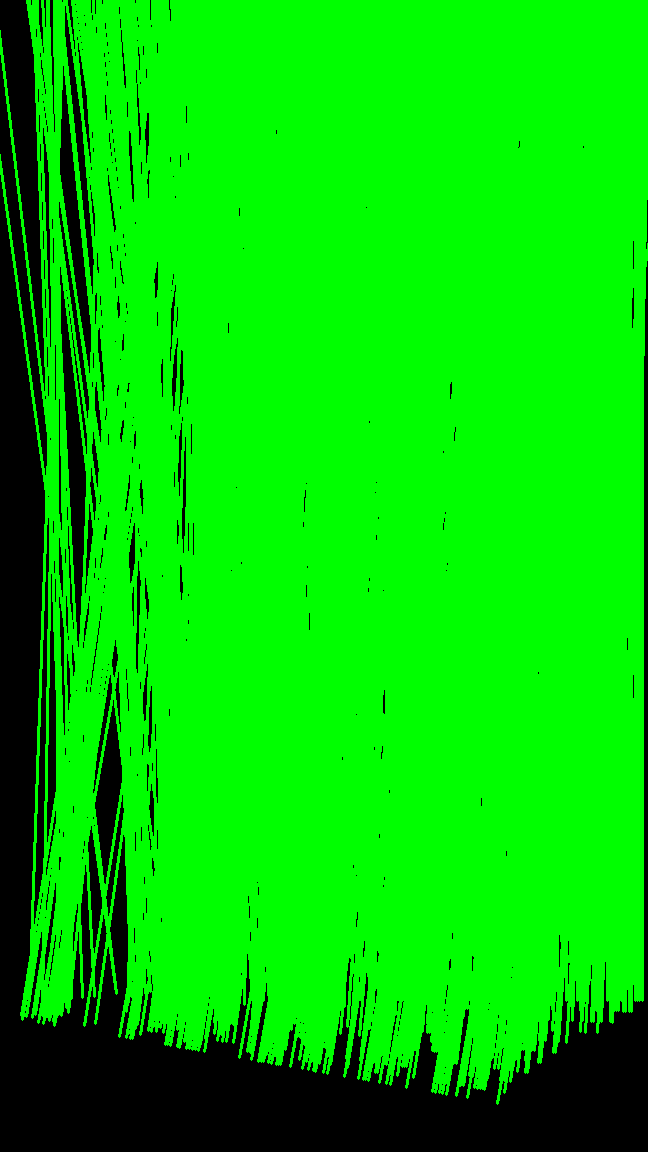
#> input picture resources/dark.png, 648 x 1152 px, found by its file name
$ python erode.py
#> lines starting #> are read from the running program, lines starting #| are printed output that depends on the picture
from __future__ import print_function
import cv2 as cv
import numpy as np
import argparse

LOCAL_PATH = "/csse/users/yyu69/Desktop/COSC428/Project-april21/Computer-Vision-Inventory-Stocktaker/"
OUTPUT_IMAGE_PATH = './resources/dilatation_dst.png'
ERODE_OUTPUT_IMAGE_PATH = './resources/erode.png'


src = None
erosion_size = 0
max_elem = 2
max_kernel_size = 21
title_trackbar_element_shape = 'Element:\n 0: Rect \n 1: Cross \n 2: Ellipse'
title_trackbar_kernel_size = 'Kernel size:\n 2n +1'
title_erosion_window = 'Erosion Demo'
title_dilation_window = 'Dilation Demo'


def main(image):
    global src
    src = cv.imread(image)
#> src is the input picture: shape (1152, 648, 3); mean B, G, R 0, 206.1, 0
    # Resize smaller
    src = cv.resize(src, (int(src.shape[1] * 0.7), int(src.shape[0] * 0.7)))
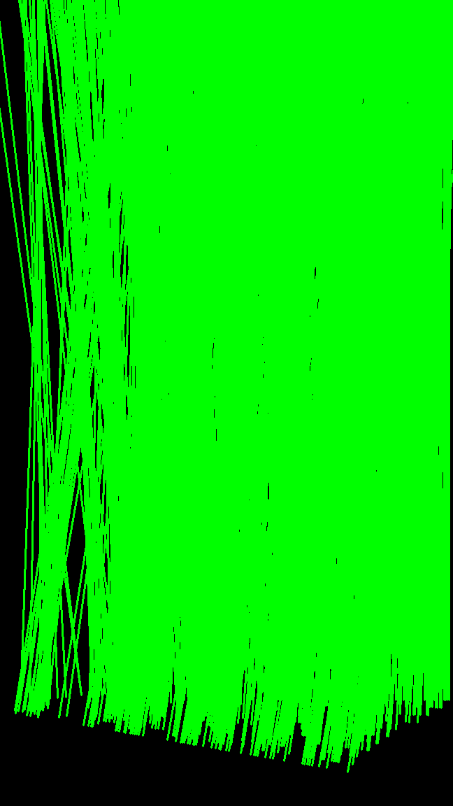
#> src: shape (806, 453, 3); mean B, G, R 0, 206.1, 0
    if src is None:
        print('Could not open or find the image: ', image)
        exit(0)
    cv.namedWindow(title_erosion_window)
    cv.createTrackbar(title_trackbar_element_shape, title_erosion_window, 0, max_elem, erosion)
#> slider 'Element:\n 0: Rect \n 1: Cross \n' is set to 1
    cv.createTrackbar(title_trackbar_kernel_size, title_erosion_window, 0, max_kernel_size, erosion)
#> slider 'Kernel size:\n 2n +1' is set to 7
    cv.namedWindow(title_dilation_window)
    cv.createTrackbar(title_trackbar_element_shape, title_dilation_window, 0, max_elem, dilatation)
#> slider 'Element:\n 0: Rect \n 1: Cross \n' is set to 1
    cv.createTrackbar(title_trackbar_kernel_size, title_dilation_window, 0, max_kernel_size, dilatation)
#> slider 'Kernel size:\n 2n +1' is set to 7
    erosion(0)
    dilatation(0)
    cv.waitKey()


# optional mapping of values with morphological shapes
def morph_shape(val):
    if val == 0:
        return cv.MORPH_RECT
    elif val == 1:
        return cv.MORPH_CROSS
    elif val == 2:
        return cv.MORPH_ELLIPSE


def erosion(val):
#> called with val = 0
    erosion_size = cv.getTrackbarPos(title_trackbar_kernel_size, title_erosion_window)
    erosion_shape = morph_shape(cv.getTrackbarPos(title_trackbar_element_shape, title_erosion_window))

    element = cv.getStructuringElement(erosion_shape, (2 * erosion_size + 1, 2 * erosion_size + 1),
                                       (erosion_size, erosion_size))

    erosion_dst = cv.erode(src, element)
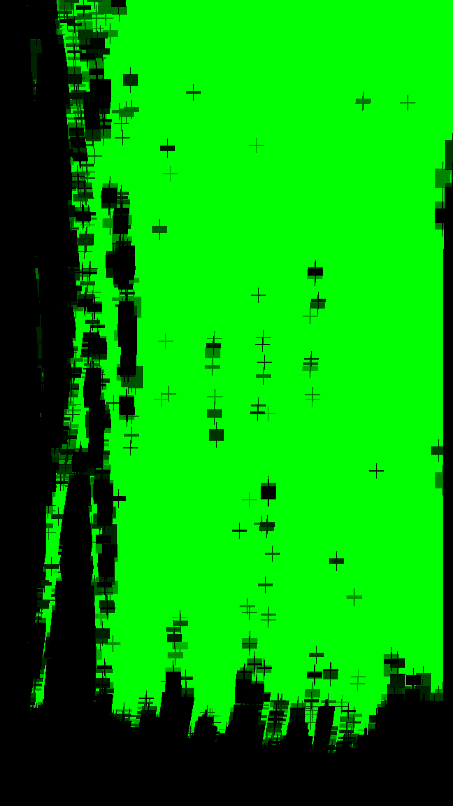
#> erosion_dst: shape (806, 453, 3); mean B, G, R 0, 166.6, 0
    cv.imshow(title_erosion_window, erosion_dst)

    cv.imwrite(LOCAL_PATH + ERODE_OUTPUT_IMAGE_PATH, erosion_dst)


def dilatation(val):
#> called with val = 0
    dilatation_size = cv.getTrackbarPos(title_trackbar_kernel_size, title_dilation_window)
    dilation_shape = morph_shape(cv.getTrackbarPos(title_trackbar_element_shape, title_dilation_window))
    element = cv.getStructuringElement(dilation_shape, (2 * dilatation_size + 1, 2 * dilatation_size + 1),
                                       (dilatation_size, dilatation_size))
    dilatation_dst = cv.dilate(src, element)
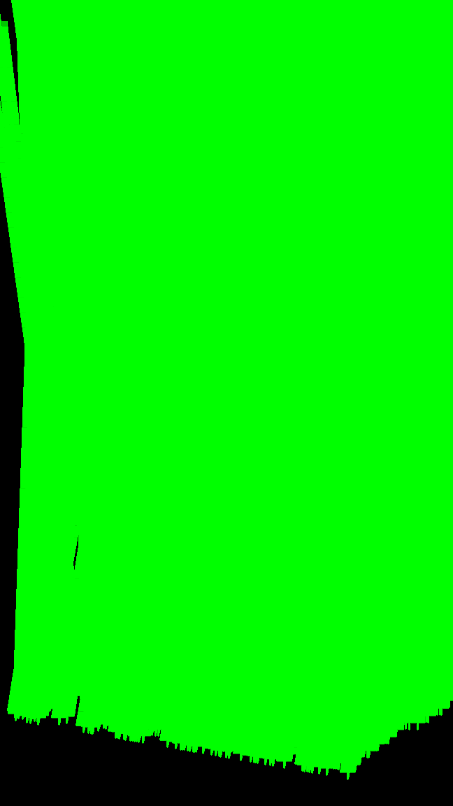
#> dilatation_dst: shape (806, 453, 3); mean B, G, R 0, 228.1, 0
    cv.imshow(title_dilation_window, dilatation_dst)

    cv.imwrite(LOCAL_PATH + OUTPUT_IMAGE_PATH, dilatation_dst)


image = "/csse/users/yyu69/Desktop/COSC428/Project-april21/Computer-Vision-Inventory-Stocktaker/resources/dark.png"
main(image)
